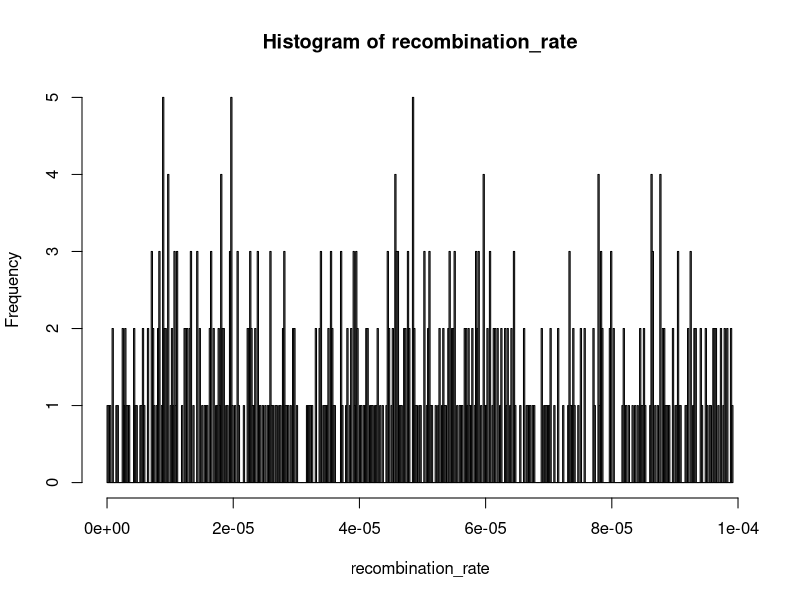
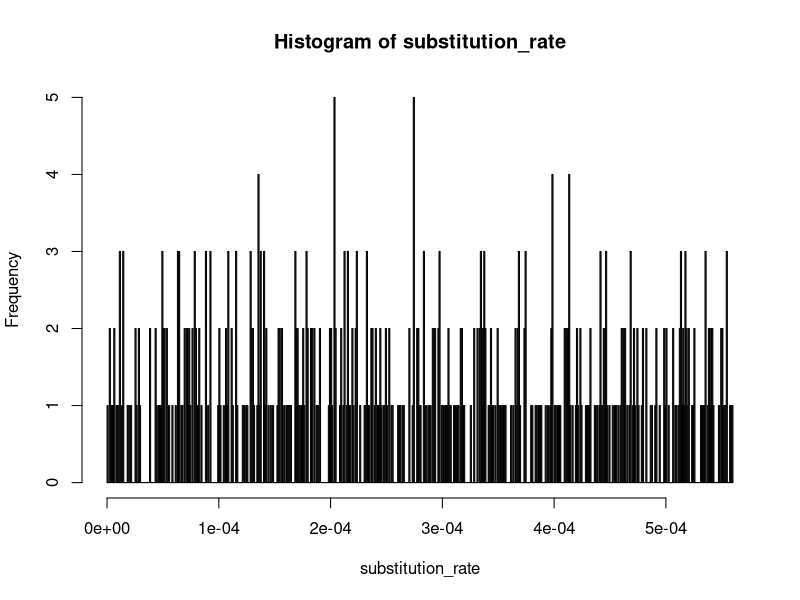
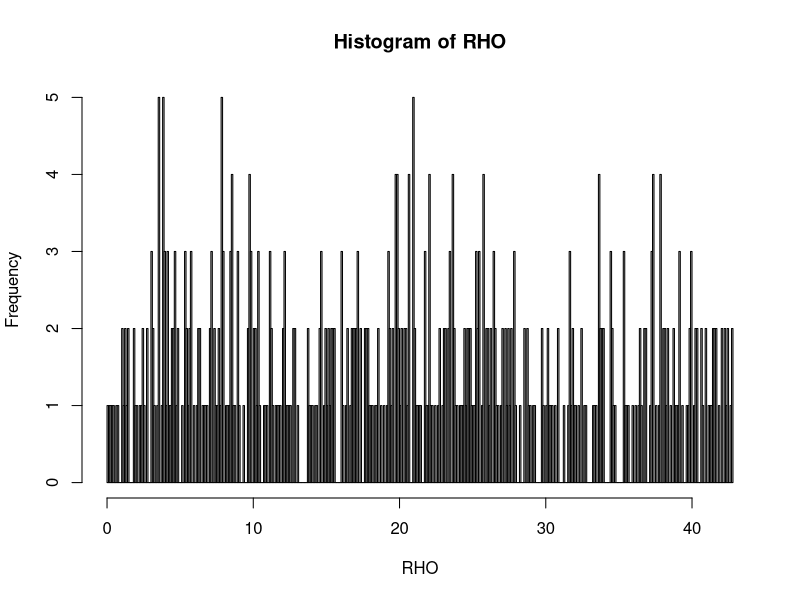
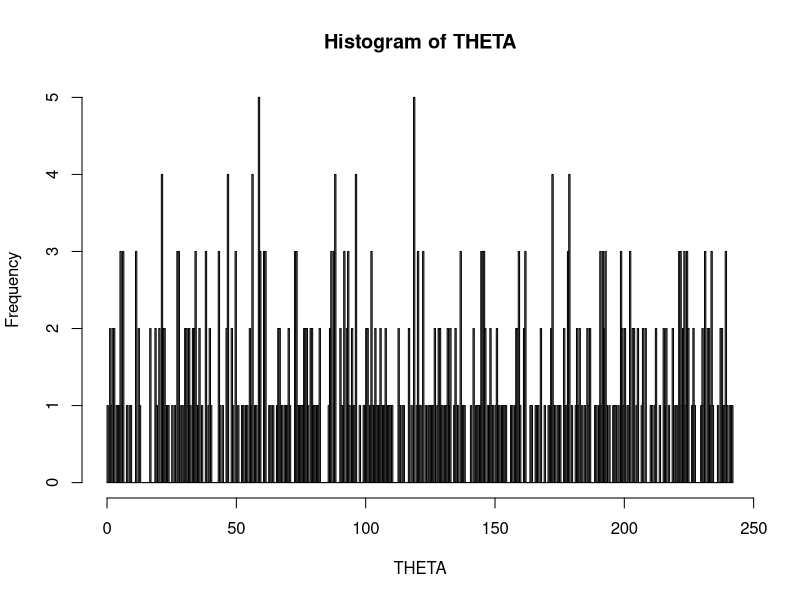

Source code (R) for these figures, in order:
# R script to apply priors and make executable files "ProteinEvolverABC_Phase3.sh" and "ProteinEvolverABC_arguments.txt" for ProteinEvolverProtABC2.0.0
# By Miguel Arenas
# 2020
# 

## Distributions included ##
# fix			# A value is fixed	(integer or non integer)			# v <- 2 
# sample		# Sample (integer): lowest highest 						# v <- sample(0:23,1,replace=T)
# unif			# Uniform (non integer): lowest highest; t truncated	# v <- runif(1,0.1,0.9) // v <- runif(1,0.1,0.9) + t
# norm			# Normal: mean, sd; t truncated							# v <- rnorm(1,0.9,0.1) // v <- rnorm(1,0.9,0.1) + t
# exp			# Exponential: rate; t truncated						# v <- rexp(1,0.4) // v <- rexp(1,0.4) + t
# gamma			# Gamma: shape, rate (1/scale); t truncated				# v <- rgamma(1,0.3,0.4) // v <- rgamma(1,0.3,0.4) + t
# beta			# Beta: shape1, shape2 (1/scale); t truncated			# v <- rbeta(1,0.3,0.4) // v <- rbeta(1,0.3,0.4) + t
# dirichlet		# Dirichlet: alpha (vector)								# v <- rdirichlet(1, c(1,1,1,1))

# Load libraries
suppressPackageStartupMessages(library(lattice))
suppressPackageStartupMessages(library(MCMCpack))
suppressPackageStartupMessages(library(ape))
suppressPackageStartupMessages(library(graphics))

unlink ("./ProteinEvolverABC_arguments.txt", recursive = FALSE)
unlink ("./ProteinEvolverABC_Pop_arguments.txt", recursive = FALSE)
unlink ("./ProteinEvolverABC_Phase3.sh", recursive = FALSE)
##### GENERAL SETTINGS #####
NumberReplicates <- 500

recombination_rate <- numeric(NumberReplicates)
substitution_rate <- numeric(NumberReplicates)
RHO <- numeric(NumberReplicates)
THETA <- numeric(NumberReplicates)


##### PARAMETERS FOR THE ENTIRE PROTEIN are directly specified in the print file #####

### COALESCENT SIMULATIONS ###
# ./ProteinEvolverProtABC2.0.0 -n1 -s8 765 -e1000 2 -r2.0e-06 -u5.6e-05 -@JTT -c1 1 0 -y1 -:1
# ./ProteinEvolverProtABC2.0.0 -n2 -s8 150 -e1000 2 -=4 1995 1 1 2003 4 6 1997 2 3 2001 7 8 -/1200 -g1 3 1000 1250 1000 1300 1550 2000 1560 1000 3000 -q1 4 2 2 3 1 -t3 100 800 0.002 0.001 0.003 -%1 1 2 10000 -r2.3e-6 -o0.1 -u4.1e-5 -f20 0.04 0.06 0.05 0.05 0.08 0.02 0.05 0.05 0.03 0.07 0.04 0.06 0.05 0.05 0.05 0.05 0.05 0.05 0.04 0.06 -@WAG -a0.7 -i0.52 -bsequences -c1 1 0 -y1 -:1

##### PARAMETERS FOR EACH SIMULATION #####

ThisReplicate<-0
while (ThisReplicate < NumberReplicates)
	{
	ThisReplicate<-ThisReplicate+1

	SampleSize_SequenceLength_print <- paste (" -s133 108",sep="")
	DatedTips_print <- paste ("",sep="")
	DemogPeriods_print <- paste ("",sep="")
	DemogPeriodsNcte_print <- paste ("",sep="")
	DemogPeriodsNvar_print <- paste ("",sep="")
	Migrationmodel_print <- paste ("",sep="")
	MigrationRate_print <- paste ("",sep="")
	ConvDemes_print <- paste ("",sep="")
	Hap_Dip <- paste (" 2",sep="")
	PopSize <- 1000				# unif or fix
	PopSize_Hap_Dip_print <- paste (" -e",PopSize,Hap_Dip,sep="")
	GenTime_print <- paste ("",sep="")
	GrowthRate_print <- paste ("",sep="")
	outgroup_print <- paste ("",sep="")
	HomogRec <- runif(1,0,9.92e-5)		# fix, unif, norm(t), exp(t), gamma(t), beta(t)
	HomogRec_print <- paste (" -r",HomogRec,sep="")
	recombination_rate[ThisReplicate]<-HomogRec
	SubsRate <- runif(1,0,5.5952e-4)		# fix, unif, norm(t), exp(t), gamma(t), beta(t)
	SubsRate_print <- paste (" -u",SubsRate,sep="")
	substitution_rate[ThisReplicate]<-SubsRate

	AAFreqs1 <- c(0.05,0.05,0.05,0.05,0.05,0.05,0.05,0.05,0.05,0.05,0.05,0.05,0.05,0.05,0.05,0.05,0.05,0.05,0.05,0.05)		

	AAFreqs <- numeric(20)		
	AAFreqs[1] <- AAFreqs1[1]		
	AAFreqs[2] <- AAFreqs1[2]		
	AAFreqs[3] <- AAFreqs1[3]		
	AAFreqs[4] <- AAFreqs1[4]		
	AAFreqs[5] <- AAFreqs1[5]		
	AAFreqs[6] <- AAFreqs1[6]		
	AAFreqs[7] <- AAFreqs1[7]		
	AAFreqs[8] <- AAFreqs1[8]		
	AAFreqs[9] <- AAFreqs1[9]		
	AAFreqs[10] <- AAFreqs1[10]		
	AAFreqs[11] <- AAFreqs1[11]		
	AAFreqs[12] <- AAFreqs1[12]		
	AAFreqs[13] <- AAFreqs1[13]		
	AAFreqs[14] <- AAFreqs1[14]		
	AAFreqs[15] <- AAFreqs1[15]		
	AAFreqs[16] <- AAFreqs1[16]		
	AAFreqs[17] <- AAFreqs1[17]		
	AAFreqs[18] <- AAFreqs1[18]		
	AAFreqs[19] <- AAFreqs1[19]		
	AAFreqs[20] <- AAFreqs1[20]		
	AminoacidFrequencies_print <- paste (" -f20 ",AAFreqs[1]," ",AAFreqs[2]," ",AAFreqs[3]," ",AAFreqs[4]," ",AAFreqs[5]," ",AAFreqs[6]," ",AAFreqs[7]," ",AAFreqs[8]," ",AAFreqs[9]," ",AAFreqs[10]," ",AAFreqs[11]," ",AAFreqs[12]," ",AAFreqs[13]," ",AAFreqs[14]," ",AAFreqs[15]," ",AAFreqs[16]," ",AAFreqs[17]," ",AAFreqs[18]," ",AAFreqs[19]," ",AAFreqs[20],sep="")

	SubsModel_print <- paste (" -@","UserEAAMsites",sep="")
	AArateHetSites_print <- paste ("",sep="")
	AAPinv_print <- paste ("",sep="")


    ExecutionHeader <- paste ("-n1",SampleSize_SequenceLength_print,PopSize_Hap_Dip_print,DatedTips_print,GenTime_print,GrowthRate_print,DemogPeriods_print,DemogPeriodsNcte_print,DemogPeriodsNvar_print,Migrationmodel_print,MigrationRate_print,ConvDemes_print,HomogRec_print,SubsRate_print,outgroup_print,AminoacidFrequencies_print,SubsModel_print,AArateHetSites_print,AAPinv_print," -bsequences -xseqGMRCA -c1 1 0 -y0 -:",ThisReplicate,sep="")

	write(paste("",ExecutionHeader,"",sep=""),"./ProteinEvolverABC_arguments.txt",append=T)
	Rho_sim <- 2 * 2 * PopSize * HomogRec * 108 
	HomogRec_print_Pop <- paste (" -r",Rho_sim,sep="")

	Theta_sim <- 2 * 2 * PopSize * SubsRate * 108 
	SubsRate_print_pop <- paste (" -u",Theta_sim,sep="")
	RHO[ThisReplicate]<-Rho_sim
	THETA[ThisReplicate]<-Theta_sim
    ExecutionHeader_Pop <- paste ("-n1",SampleSize_SequenceLength_print,PopSize_Hap_Dip_print,DatedTips_print,GenTime_print,GrowthRate_print,DemogPeriods_print,DemogPeriodsNcte_print,DemogPeriodsNvar_print,Migrationmodel_print,MigrationRate_print,ConvDemes_print,HomogRec_print_Pop,SubsRate_print_pop,outgroup_print,AminoacidFrequencies_print,SubsModel_print,AArateHetSites_print,AAPinv_print," -bsequences -xseqGMRCA -c1 1 0 -y0 -:",ThisReplicate,sep="")

	write(paste("",ExecutionHeader_Pop,"",sep=""),"./ProteinEvolverABC_Pop_arguments.txt",append=T)

} # end replicates
	NumberOfProcessors <- 1
	NumberOfArguments <- 36
	bodyhereNew<-paste("cat \"./ProteinEvolverABC_arguments.txt\" | xargs -n ",NumberOfArguments," \"./bin/ProteinEvolverProtABC2.0.0\"",sep="")
	write(paste("",bodyhereNew,"",sep=""),"./ProteinEvolverABC_Phase3.sh",append=T)


# Printing prior distributions for Recombination and Substitution rates 

figureName1<-paste("./Histogram_PriorRecombination.pdf",sep="")
pdf(figureName1)
par(mfrow = c(1,1))

if (NumberReplicates < 1000)	{
	hist (recombination_rate, breaks=NumberReplicates)
	} else {
	hist (recombination_rate, breaks=1000)
	}
dev.off()

figureName2<-paste("./Histogram_PriorSubstitution.pdf",sep="")
pdf(figureName2)
par(mfrow = c(1,1))

if (NumberReplicates < 1000)	{
	hist (substitution_rate, breaks=NumberReplicates)
	} else {
	hist (substitution_rate, breaks=1000)
	}
dev.off()

figureName4<-paste("./Histogram_PriorRho.pdf",sep="")
pdf(figureName4)
par(mfrow = c(1,1))

if (NumberReplicates < 1000)	{
	hist (RHO, breaks=NumberReplicates)
	} else {
	hist (RHO, breaks=1000)
	}
dev.off()

figureName5<-paste("./Histogram_PriorTheta.pdf",sep="")
pdf(figureName5)
par(mfrow = c(1,1))

if (NumberReplicates < 1000)	{
	hist (THETA, breaks=NumberReplicates)
	} else {
	hist (THETA, breaks=1000)
	}
dev.off()
